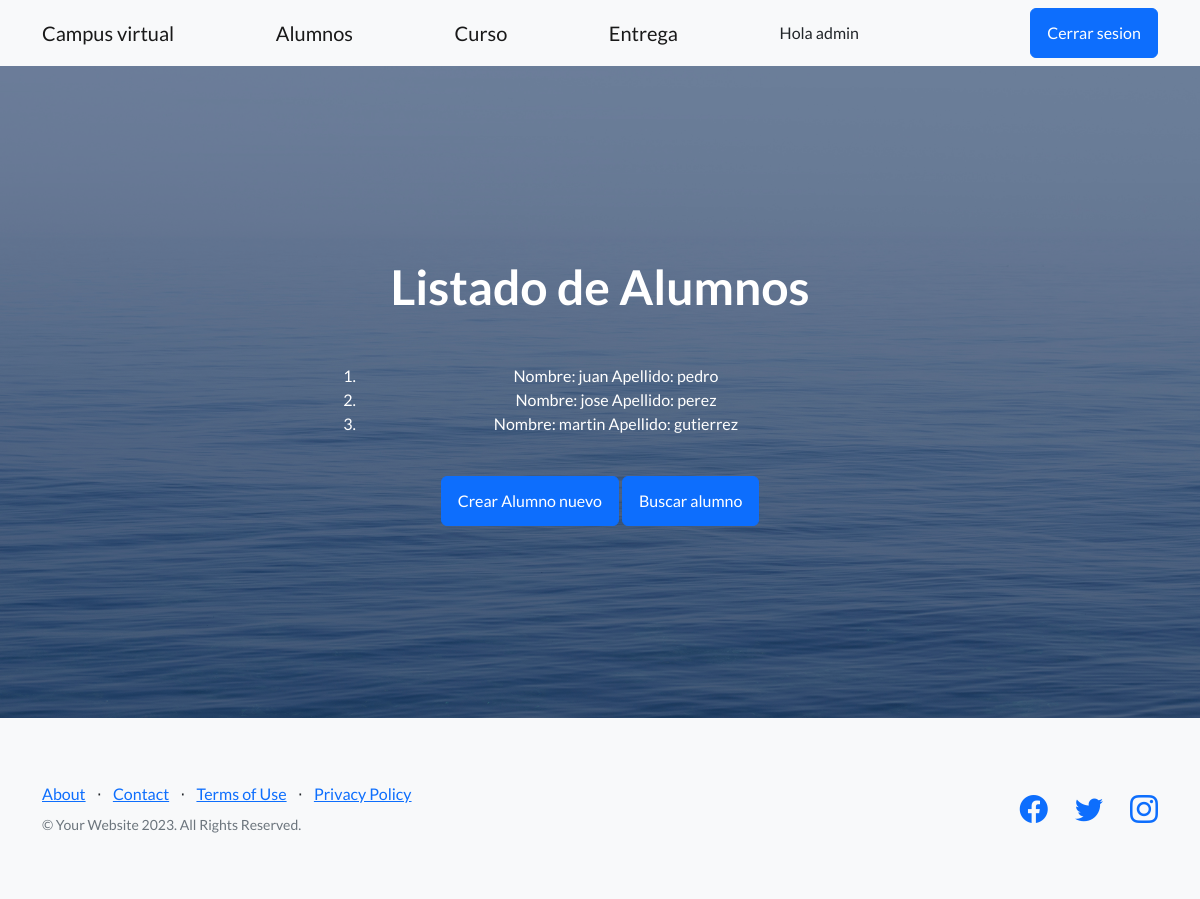
Page /alumnos (signed in) on the earlier database version.
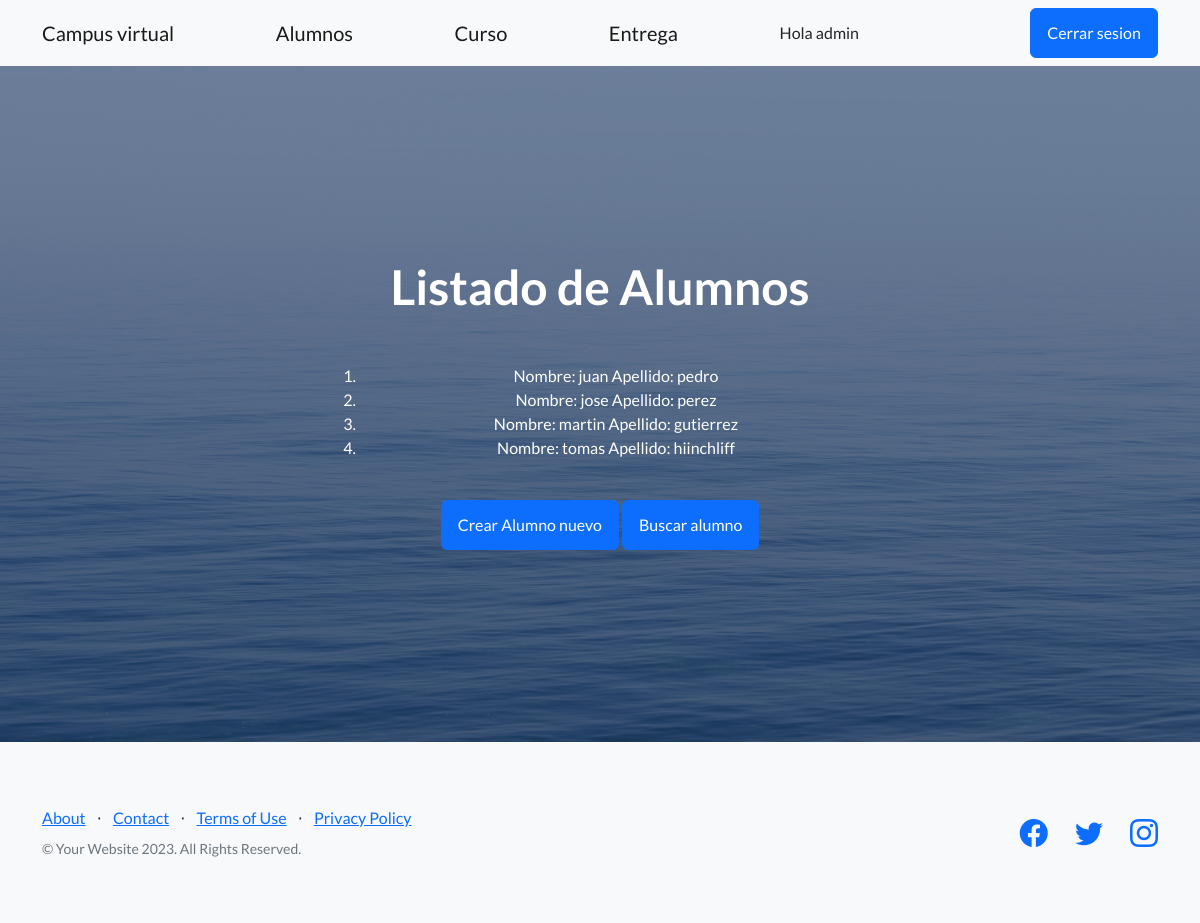
Same page on the later database version.
### AppTEnt/models.py (models this page shows, shortened)
class alumno(models.Model):
    nombre = models.CharField(max_length=50)
    apellido = models.CharField(max_length=50)
    mail = models.EmailField()

### AppTEnt/views.py (the view)
# urls.py: path("alumnos", ver_alumno, name="alumnos"),
@login_required
def ver_alumno(request):
    mis_alumnos = alumno.objects.all()
    info = {"alumnos":mis_alumnos}
    return render(request, "AppTEnt/alumnos.html", info)

### AppTEnt/templates/AppTEnt/alumnos.html
{% extends "AppTEnt/padre.html" %}
{% block titulo %} Listado de Alumnos {% endblock %}
{% block contenido1 %}
<ol>
{% for x in alumnos %}
<li>Nombre: {{x.nombre}}     Apellido: {{x.apellido}}</li>
{% endfor %}
</ol>
<br>
<a class="btn btn-primary" href="{% url 'Crear Alumnos' %}">Crear Alumno nuevo</a>
<a class="btn btn-primary" href="{% url 'buscar_alumno' %}">Buscar alumno</a>
{% endblock %}

Differences in the rows shown:
added alumno: nombre "tomas", apellido "hiinchliff"
